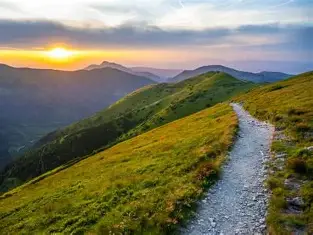
#> input picture skill1/img1.jpg, 313 x 235 px
$ python -i operation.py   (imports and definitions only)
#> lines starting #> are read from the running program, lines starting #| are printed output that depends on the picture
import cv2
import numpy as np
from skimage.feature import hog

def extract_sift(img):
    sift = cv2.SIFT_create()
    kp, des = sift.detectAndCompute(img, None)
    return kp, des

def extract_orb(img):
    orb = cv2.ORB_create(nfeatures=1000)
    kp, des = orb.detectAndCompute(img, None)
    return kp, des


def extract_hog(img):
    gray = cv2.cvtColor(img, cv2.COLOR_BGR2GRAY)
    features, _ = hog(
        gray,
        orientations=9,
        pixels_per_cell=(8, 8),
        cells_per_block=(2, 2),
        visualize=True
    )
    return features

def selective_search(img):
    ss = cv2.ximgproc.segmentation.createSelectiveSearchSegmentation()
    ss.setBaseImage(img)
    ss.switchToSelectiveSearchFast()
    return ss.process()[:200]

def dpm_detection(img):
    hog_d = cv2.HOGDescriptor()
    hog_d.setSVMDetector(cv2.HOGDescriptor_getDefaultPeopleDetector())
    rects, _ = hog_d.detectMultiScale(img, winStride=(8, 8))
    return rects

def process_image(input_path, output_path):
#> called with input_path = '../skill1/img1.jpg', output_path = 'out.png'
    img = cv2.imread(input_path)
#> img is the input picture: shape (235, 313, 3); mean B, G, R 93.6, 120.3, 122.4

    # Feature extraction
    sift_kp, _ = extract_sift(img)
#> in extract_sift, `kp, des = sift.detectAndCompute(img, None)`: kp = 457 keypoints; strongest (x, y, size): (204, 201, 2.2), (59, 55, 18.8), (266, 168, 2), (213, 224, 2.4)
#> sift_kp has the same summary as kp in extract_sift
    orb_kp, _ = extract_orb(img)
#> in extract_orb, `kp, des = orb.detectAndCompute(img, None)`: kp = 640 keypoints; strongest (x, y, size): (255, 200, 31), (254, 198, 31), (256, 196, 31), (203, 200, 31)
#> orb_kp has the same summary as kp in extract_orb
    hog_feat = extract_hog(img)
#> in extract_hog, `gray = cv2.cvtColor(img, cv2.COLOR_BGR2GRAY)`:
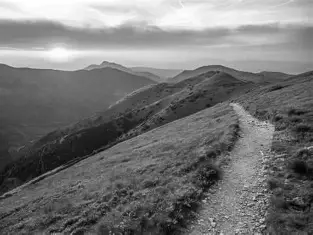
#> gray: shape (235, 313); min 0, max 255, mean 117.9

    print("SIFT keypoints:", len(sift_kp))
#| SIFT keypoints: 457
    print("ORB keypoints :", len(orb_kp))
#| ORB keypoints : 640
    print("HOG feature length:", len(hog_feat))
#| HOG feature length: 38304


    # Region proposals
    regions = selective_search(img)
#> regions = 200 rows, first 6: [24, 64, 88, 10], [0, 44, 219, 24], [142, 177, 30, 12], [181, 104, 132, 131], [50, 217, 48, 18], [227, 120, 17, 28]
    print("Selective Search regions:", len(regions))
#| Selective Search regions: 200

    # DPM detection
    detections = dpm_detection(img)
#> in dpm_detection, `rects, _ = hog_d.detectMultiScale(img, winStride=(8, 8))`: rects = ()
#> detections = ()

    for (x, y, w, h) in detections:
        cv2.rectangle(img, (x, y), (x+w, y+h), (0, 255, 0), 2)
#> this loop made 0 passes

    cv2.imwrite(output_path, img)

>>> result = process_image('../skill1/img1.jpg', 'out.png')

$ run again, on skill1/img2.jpg
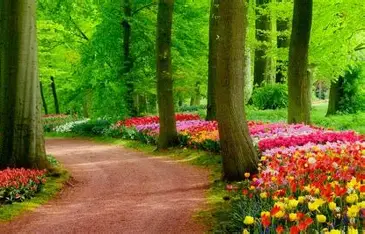
#> input picture skill1/img2.jpg, 365 x 234 px
#> in process_image, img is the input picture: shape (234, 365, 3); mean B, G, R 36.4, 112, 106.6
#> in extract_sift, `kp, des = sift.detectAndCompute(img, None)`: kp = 954 keypoints; strongest (x, y, size): (247, 174, 3.1), (321, 218, 5.3), (259, 169, 1.8), (306, 165, 2)
#> sift_kp has the same summary as kp in extract_sift
#> in extract_orb, `kp, des = orb.detectAndCompute(img, None)`: kp = 877 keypoints; strongest (x, y, size): (296, 199, 31), (296, 201, 31), (248, 174, 31), (259, 164, 31)
#> orb_kp has the same summary as kp in extract_orb
#> in extract_hog, `gray = cv2.cvtColor(img, cv2.COLOR_BGR2GRAY)`:
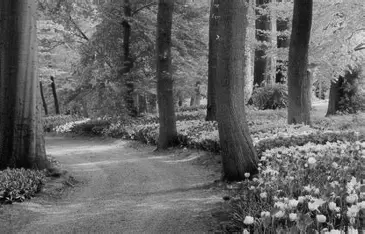
#> gray: shape (234, 365); min 0, max 233, mean 101.7
#| SIFT keypoints: 954
#| ORB keypoints : 877
#| HOG feature length: 44352
#> regions = 200 rows, first 6: [244, 129, 121, 80], [304, 110, 61, 29], [172, 50, 36, 71], [39, 0, 94, 96], [260, 152, 32, 24], [356, 141, 9, 17]
#| Selective Search regions: 200
#> rects = ()

$ run again, on skill1/img3.jpg
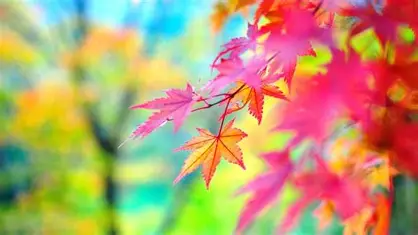
#> input picture skill1/img3.jpg, 418 x 235 px
#> in process_image, img is the input picture: shape (235, 418, 3); mean B, G, R 112.5, 157.3, 187.6
#> in extract_sift, `kp, des = sift.detectAndCompute(img, None)`: kp = 344 keypoints; strongest (x, y, size): (210, 105, 2.2), (264, 21, 6.2), (111, 192, 15.2), (108, 146, 16.4)
#> sift_kp has the same summary as kp in extract_sift
#> in extract_orb, `kp, des = orb.detectAndCompute(img, None)`: kp = 818 keypoints; strongest (x, y, size): (230, 96, 31), (232, 95, 31), (226, 98, 31), (228, 97, 31)
#> orb_kp has the same summary as kp in extract_orb
#> in extract_hog, `gray = cv2.cvtColor(img, cv2.COLOR_BGR2GRAY)`:
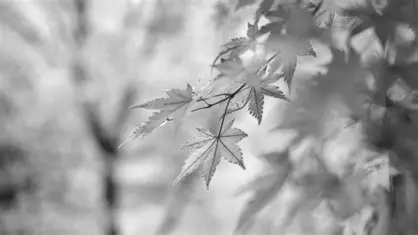
#> gray: shape (235, 418); min 19, max 248, mean 161.2
#| SIFT keypoints: 344
#| ORB keypoints : 818
#| HOG feature length: 51408
#> regions = 200 rows, first 6: [0, 0, 289, 235], [0, 151, 26, 15], [232, 107, 156, 128], [225, 24, 44, 37], [152, 121, 31, 15], [191, 102, 20, 10]
#| Selective Search regions: 200
#> rects = ()

$ run again, on skill1/img4.jpg
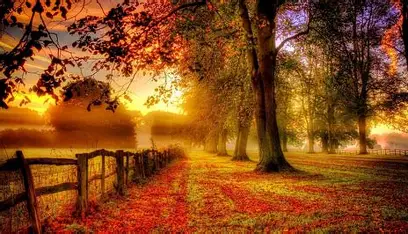
#> input picture skill1/img4.jpg, 408 x 234 px
#> in process_image, img is the input picture: shape (234, 408, 3); mean B, G, R 29.5, 75.3, 137.9
#> in extract_sift, `kp, des = sift.detectAndCompute(img, None)`: kp = 1308 keypoints; strongest (x, y, size): (277, 43, 4.3), (44, 89, 2.9), (95, 53, 2.1), (380, 129, 16.2)
#> sift_kp has the same summary as kp in extract_sift
#> in extract_orb, `kp, des = orb.detectAndCompute(img, None)`: kp = 889 keypoints; strongest (x, y, size): (61, 73, 31), (55, 77, 31), (45, 70, 31), (61, 71, 31)
#> orb_kp has the same summary as kp in extract_orb
#> in extract_hog, `gray = cv2.cvtColor(img, cv2.COLOR_BGR2GRAY)`:
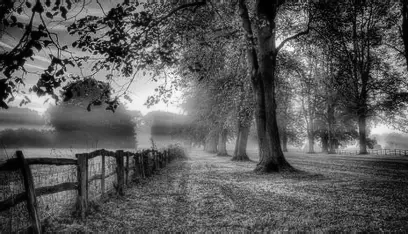
#> gray: shape (234, 408); min 0, max 252, mean 88.8
#| SIFT keypoints: 1308
#| ORB keypoints : 889
#| HOG feature length: 50400
#> regions = 200 rows, first 6: [254, 158, 64, 23], [274, 60, 38, 42], [335, 140, 24, 13], [0, 28, 34, 78], [77, 36, 44, 35], [189, 40, 62, 55]
#| Selective Search regions: 200
#> rects = ()
